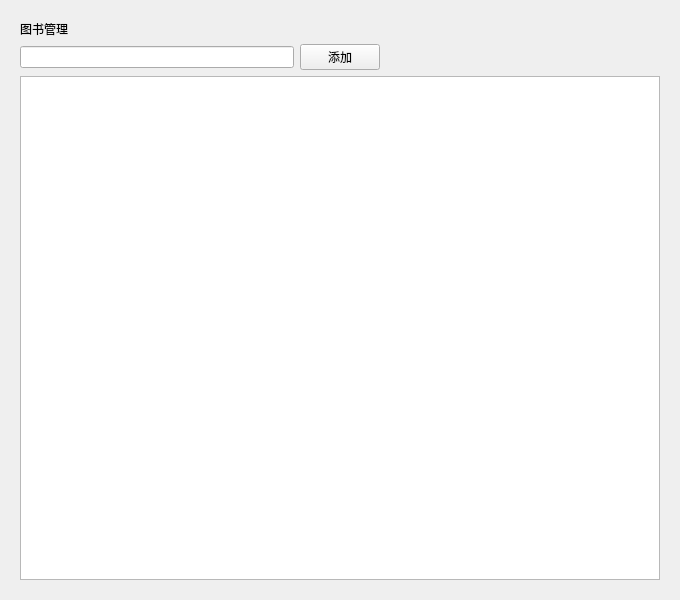
<?xml version="1.0" encoding="UTF-8"?>
<ui version="4.0">
 <class>Cell_BookMgr</class>
 <widget class="QWidget" name="Cell_BookMgr">
  <property name="geometry">
   <rect>
    <x>0</x>
    <y>0</y>
    <width>680</width>
    <height>600</height>
   </rect>
  </property>
  <property name="windowTitle">
   <string>Form</string>
  </property>
  <layout class="QVBoxLayout" name="verticalLayout_2">
   <item>
    <widget class="QWidget" name="widget" native="true">
     <layout class="QGridLayout" name="gridLayout">
      <item row="0" column="0">
       <widget class="QLabel" name="label">
        <property name="text">
         <string>图书管理</string>
        </property>
       </widget>
      </item>
      <item row="1" column="0">
       <widget class="QLineEdit" name="add_bookname"/>
      </item>
      <item row="1" column="1">
       <widget class="QPushButton" name="btn_addBook">
        <property name="text">
         <string>添加</string>
        </property>
       </widget>
      </item>
      <item row="1" column="2">
       <spacer name="horizontalSpacer">
        <property name="orientation">
         <enum>Qt::Horizontal</enum>
        </property>
        <property name="sizeHint" stdset="0">
         <size>
          <width>40</width>
          <height>20</height>
         </size>
        </property>
       </spacer>
      </item>
      <item row="2" column="0" colspan="3">
       <widget class="QTableView" name="tableView"/>
      </item>
     </layout>
    </widget>
   </item>
  </layout>
 </widget>
 <resources/>
 <connections/>
</ui>
